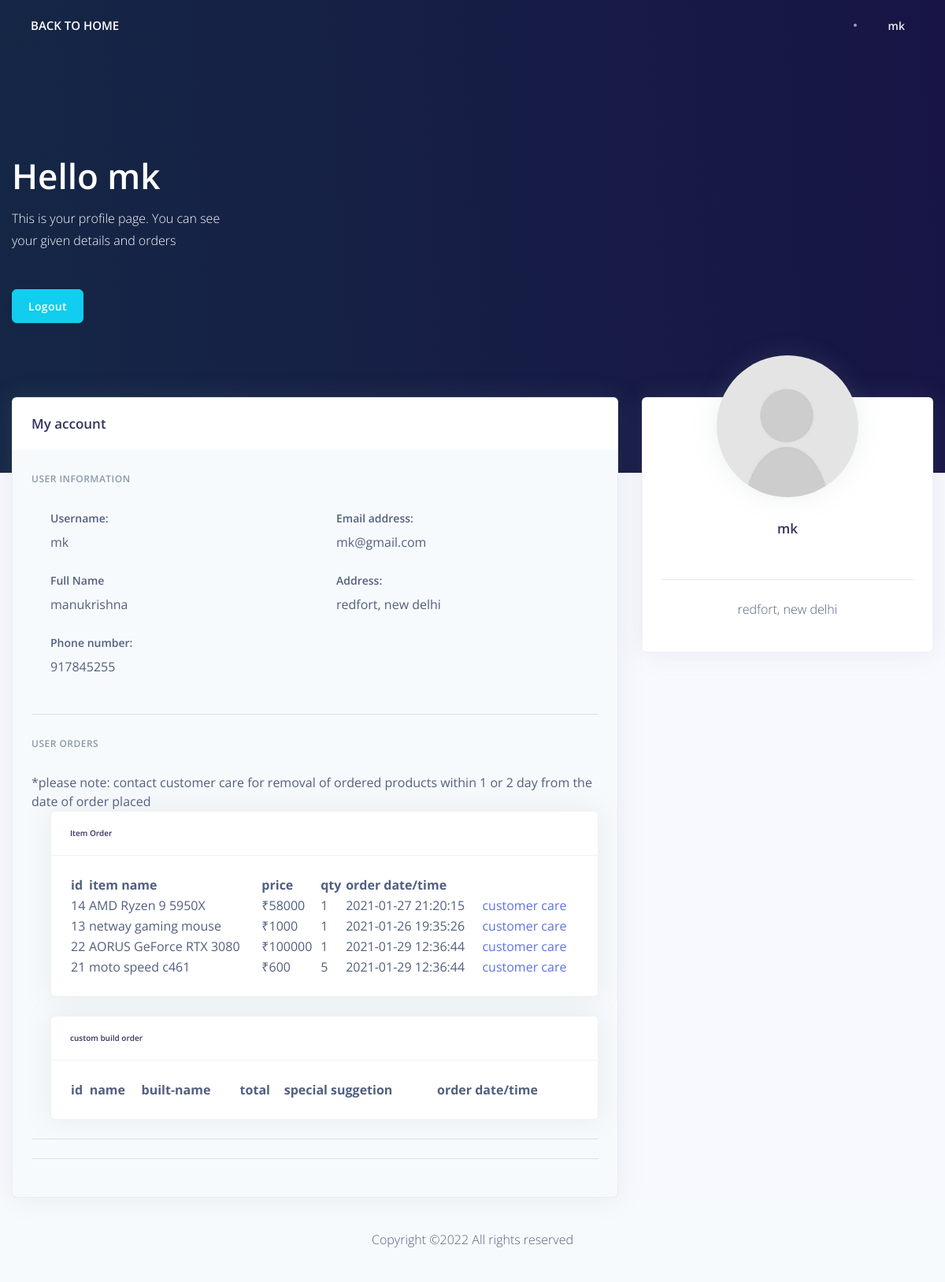
Page /login/profile.php (signed in) on the committed database.
### tables this page shows
CREATE TABLE IF NOT EXISTS `users` (
  `id` int(11) NOT NULL AUTO_INCREMENT,
  `usertype` int(1) NOT NULL DEFAULT '0',
  `username` varchar(50) NOT NULL,
  `f_name` varchar(30) NOT NULL,
  `email` varchar(50) NOT NULL,
  `phone_no` varchar(25) NOT NULL,
  `address` varchar(100) NOT NULL,
  `pincode` int(8) NOT NULL,
  `password` varchar(50) NOT NULL,
  `create_datetime` datetime NOT NULL,
  PRIMARY KEY (`id`)
);

CREATE TABLE IF NOT EXISTS `cart` (
  `id` int(11) NOT NULL AUTO_INCREMENT,
  `u_name` varchar(100) NOT NULL,
  `item_name` varchar(255) NOT NULL,
  `p_price` int(5) NOT NULL,
  `qty` int(2) NOT NULL,
  `conf` int(1) NOT NULL DEFAULT '0',
  `date_time` datetime NOT NULL DEFAULT CURRENT_TIMESTAMP,
  PRIMARY KEY (`id`)
);

### login/profile.php (the view, shortened to what this page needs)
<!DOCTYPE html>
<html>
<head>
  <link rel="stylesheet" href="profile.css" />
</head>
<body>
  <div class="main-content">
    <nav class="navbar navbar-top navbar-expand-md navbar-dark" id="navbar-main">
      <div class="container-fluid">
        <a class="h4 mb-0 text-white text-uppercase d-none d-lg-inline-block" href="../index.php" >back to home</a>
        <form class="navbar-search navbar-search-dark form-inline mr-3 d-none d-md-flex ml-lg-auto">
          <div class="form-group mb-0">
            <div class="input-group input-group-alternative">
            </div>
          </div>
        </form>
        <ul class="navbar-nav align-items-center d-none d-md-flex">
          <li class="nav-item dropdown">
            <a class="nav-link pr-0" href="#" role="button" data-toggle="dropdown" aria-haspopup="true" aria-expanded="false">
              <div class="media-body ml-2 d-none d-lg-block">
                <span class="mb-0 text-sm  font-weight-bold"><?php echo $_SESSION['username']; ?></span>
              </div>
      </div>
  </div>
  <?php
  $db = mysqli_connect("localhost", "root", "", "bytetech");
  if (isset($_SESSION['username'])) {
    $result = mysqli_query($db, "SELECT * FROM users WHERE username='$_SESSION[username]'");
  } else {
    echo "data is missing";
    exit();
  }
  $row = mysqli_fetch_array($result)
  ?>
  <div class="header pb-8 pt-5 pt-lg-8 d-flex align-items-center" style="min-height: 600px; background-color: black ; background-size: cover; background-position: center top;">
    <span class="mask bg-gradient-default opacity-8"></span>
    <div class="container-fluid d-flex align-items-center">
      <div class="row">
        <div class="col-lg-7 col-md-10">
          <h1 class="display-2 text-white">Hello <?php echo $_SESSION['username']; ?></h1>
          <p class="text-white mt-0 mb-5">This is your profile page. You can see your given details and orders </p>
          <a href="logout.php" class="btn btn-info">Logout</a>
        </div>
      </div>
    </div>
  </div>
  <div class="container-fluid mt--7">
    <div class="row">
      <div class="col-xl-4 order-xl-2 mb-5 mb-xl-0">
        <div class="card card-profile shadow">
          <div class="row justify-content-center">
            <div class="col-lg-3 order-lg-2">
              <div class="card-profile-image">
                <a href="#">
                  <img src="../img/profile_pic.jpg" class="rounded-circle">
                </a>
              </div>
            </div>
          </div>
          <div class="card-body pt-0 pt-md-4">
            <div class="row">
              <div class="col">
                <div class="card-profile-stats d-flex justify-content-center mt-md-5">
                </div>
              </div>
            </div>
            <div class="text-center">
              <h3>
                <?php
                echo $_SESSION['username']; ?> <span class="font-weight-light"></span>
              </h3>
              <div class="h5 font-weight-300">
              </div>
              <hr class="my-4">
              <p><?php echo $row['address'] ?></p>
            </div>
          </div>
        </div>
      </div>
      <div class="col-xl-8 order-xl-1">
        <div class="card bg-secondary shadow">
          <div class="card-header bg-white border-0">
            <div class="row align-items-center">
              <div class="col-8">
                <h3 class="mb-0">My account</h3>
              </div>
              <div class="col-4 text-right">
              </div>
            </div>
          </div>
          <div class="card-body">
            <h6 class="heading-small text-muted mb-4">User information</h6>
            <div class="pl-lg-4">
              <div class="row">
                <div class="col-lg-6">
                  <div class="form-group focused">
                    <label class="form-control-label" for="input-username">Username:</label>
                    <br> <?php echo $row['username'] ?>
                  </div>
                </div>
                <div class="col-lg-6">
                  <div class="form-group">
                    <label class="form-control-label" for="input-email">Email address:</label>
                    <br> <?php echo $row['email'] ?>
                  </div>
                </div>
              </div>
              <div class="row">
                <div class="col-lg-6">
                  <div class="form-group focused">
                    <label class="form-control-label" for="input-first-name">Full Name</label>
                    <br> <?php echo $row['f_name'] ?>
                  </div>
                </div>
                <div class="col-lg-6">
                  <div class="form-group">
                    <label class="form-control-label" for="input-email">Address:</label>
                    <br> <?php echo $row['address'] ?>
                  </div>
                </div>
              </div>
              <div class="row">
                <div class="col-lg-6">
                  <div class="form-group focused">
                    <label class="form-control-label" for="input-first-name">Phone number:</label>
                    <br> <?php echo $row['phone_no'] ?>
                  </div>
                </div>
              </div>
            </div>
            <hr class="my-4">
            <h6 class="heading-small text-muted mb-4">User Orders</h6>
            <h8>*please note: contact customer care for removal of ordered products within 1 or 2 day from the date of order placed</h8>
            <div class="pl-lg-4">
            <?php
include('../login/db.php');
$u_name= $_SESSION['username'];
$resu = mysqli_query($con, "SELECT * FROM cart where u_name='$u_name' and conf=1");
?>
                    <div class="card shadow mb-4">
                        <div class="card-header py-3">
                            <h6 class="m-0 font-weight-bold text-primary">Item Order</h6>
                        </div>
                        <div class="card-body">
                            <div class="table-responsive">
                                <table class="table table-bordered" id="dataTable" width="100%" cellspacing="0">
                                    <thead>
                                        <tr>
                                            <th>id</th>
                                            <th>item name</th>
                                            <th>price</th>
                                            <th>qty</th>
                                            <th>order date/time</th>
                                            </tr>
                                    </thead>
                                    <?php
while($ro = mysqli_fetch_array($resu))
{
                                            echo "<tr>";
                                            echo "<td>".$ro['id']."</td>";
                                            echo "<td>".$ro['item_name']."</td>";
                                            echo "<td>₹".$ro['p_price']."</td>";
                                            echo "<td>".$ro['qty']."</td>";
                                            echo "<td>".$ro['date_time']."</td>";
                                            echo "<td><a href='https://discord.gg/KSBsk5a9m6'>customer care</td>";
                                            echo "</tr>";
}
                                    ?>
                                </table>
                            </div>
                        </div>
                    </div>
                    <div class="card shadow mb-4">
                        <div class="card-header py-3">
                            <h6 class="m-0 font-weight-bold text-primary">custom build order</h6>
                        </div>
                        <div class="card-body">
                            <div class="table-responsive">
                                <table class="table table-bordered" id="dataTable" width="100%" cellspacing="0">
                                    <thead>
                                        <tr>
                                            <th>id</th>
                                            <th>name</th>
                                            <th>built-name</th>
                                            <th>total </th>
                                            <th>special suggetion</th>
                                            <th>order date/time</th>
                                        </tr>
                                    </thead>
                                </table>
                            </div>
                        </div>
                    </div>
            </div>
            <hr class="my-4">
            <hr class="my-4">
          </div>
        </div>
      </div>
    </div>
  </div>
  <footer class="footer">
    <div class="row align-items-center justify-content-xl-between">
      <div class="col-xl-6 m-auto text-center">
        <div class="copyright">
          <p class="footer-text m-0">
            Copyright &copy; All rights reserved
          </p>
        </div>
      </div>
    </div>
  </footer>
</body>
</html>

### rows in the picture
users: address "redfort, new delhi", username "mk", email "mk@gmail.com", f_name "manukrishna", phone_no "917845255"
cart: id "14", item_name "AMD Ryzen 9 5950X", p_price "58000", qty "1", date_time "2021-01-27 21:20:15"
cart: id "13", item_name "netway gaming mouse", p_price "1000", qty "1", date_time "2021-01-26 19:35:26"
cart: id "22", item_name "AORUS GeForce RTX 3080", p_price "100000", qty "1", date_time "2021-01-29 12:36:44"
cart: id "21", item_name "moto speed c461", p_price "600", qty "5", date_time "2021-01-29 12:36:44"

### other values in the picture
$_SESSION['username'] "mk"
